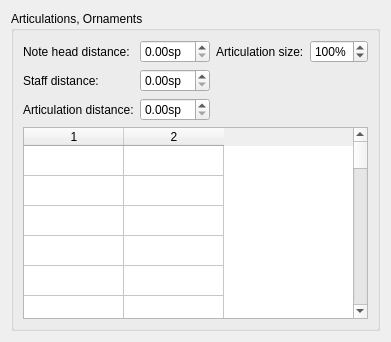
     <widget class="QWidget" name="Page17">
      <layout class="QVBoxLayout" name="verticalLayout_24">
       <property name="spacing">
        <number>0</number>
       </property>
       <item>
        <widget class="QGroupBox" name="groupBox_14">
         <property name="title">
          <string>Articulations, Ornaments</string>
         </property>
         <layout class="QVBoxLayout" name="verticalLayout_9">
          <item>
           <layout class="QGridLayout" name="gridLayout_4">
            <item row="1" column="0">
             <widget class="QLabel" name="label_37">
              <property name="text">
               <string>Staff distance:</string>
              </property>
              <property name="buddy">
               <cstring>propertyDistanceStem</cstring>
              </property>
             </widget>
            </item>
            <item row="1" column="1">
             <widget class="QDoubleSpinBox" name="propertyDistanceStem">
              <property name="suffix">
               <string comment="space unit">sp</string>
              </property>
              <property name="singleStep">
               <double>0.100000000000000</double>
              </property>
             </widget>
            </item>
            <item row="2" column="0">
             <widget class="QLabel" name="label_41">
              <property name="text">
               <string>Articulation distance:</string>
              </property>
              <property name="buddy">
               <cstring>propertyDistance</cstring>
              </property>
             </widget>
            </item>
            <item row="2" column="1">
             <widget class="QDoubleSpinBox" name="propertyDistance">
              <property name="suffix">
               <string comment="space unit">sp</string>
              </property>
              <property name="singleStep">
               <double>0.100000000000000</double>
              </property>
             </widget>
            </item>
            <item row="0" column="0">
             <widget class="QLabel" name="label_35">
              <property name="text">
               <string>Note head distance:</string>
              </property>
              <property name="buddy">
               <cstring>propertyDistanceHead</cstring>
              </property>
             </widget>
            </item>
            <item row="0" column="1">
             <widget class="QDoubleSpinBox" name="propertyDistanceHead">
              <property name="suffix">
               <string comment="space unit">sp</string>
              </property>
              <property name="singleStep">
               <double>0.100000000000000</double>
              </property>
             </widget>
            </item>
            <item row="0" column="3">
             <widget class="QSpinBox" name="articulationMag">
              <property name="suffix">
               <string notr="true">%</string>
              </property>
              <property name="maximum">
               <number>300</number>
              </property>
              <property name="singleStep">
               <number>10</number>
              </property>
              <property name="value">
               <number>100</number>
              </property>
             </widget>
            </item>
            <item row="0" column="2">
             <widget class="QLabel" name="label_32">
              <property name="text">
               <string>Articulation size:</string>
              </property>
              <property name="buddy">
               <cstring>articulationMag</cstring>
              </property>
             </widget>
            </item>
           </layout>
          </item>
          <item>
           <widget class="QTableWidget" name="articulationTable">
            <property name="wordWrap">
             <bool>false</bool>
            </property>
            <property name="cornerButtonEnabled">
             <bool>false</bool>
            </property>
            <property name="rowCount">
             <number>35</number>
            </property>
            <property name="columnCount">
             <number>2</number>
            </property>
            <attribute name="verticalHeaderVisible">
             <bool>false</bool>
            </attribute>
            <row/>
            <row/>
            <row/>
            <row/>
            <row/>
            <row/>
            <row/>
            <row/>
            <row/>
            <row/>
            <row/>
            <row/>
            <row/>
            <row/>
            <row/>
            <row/>
            <row/>
            <row/>
            <row/>
            <row/>
            <row/>
            <row/>
            <row/>
            <row/>
            <row/>
            <row/>
            <row/>
            <row/>
            <row/>
            <row/>
            <row/>
            <row/>
            <row/>
            <row/>
            <row/>
            <column/>
            <column/>
           </widget>
          </item>
         </layout>
        </widget>
       </item>
      </layout>
     </widget>
